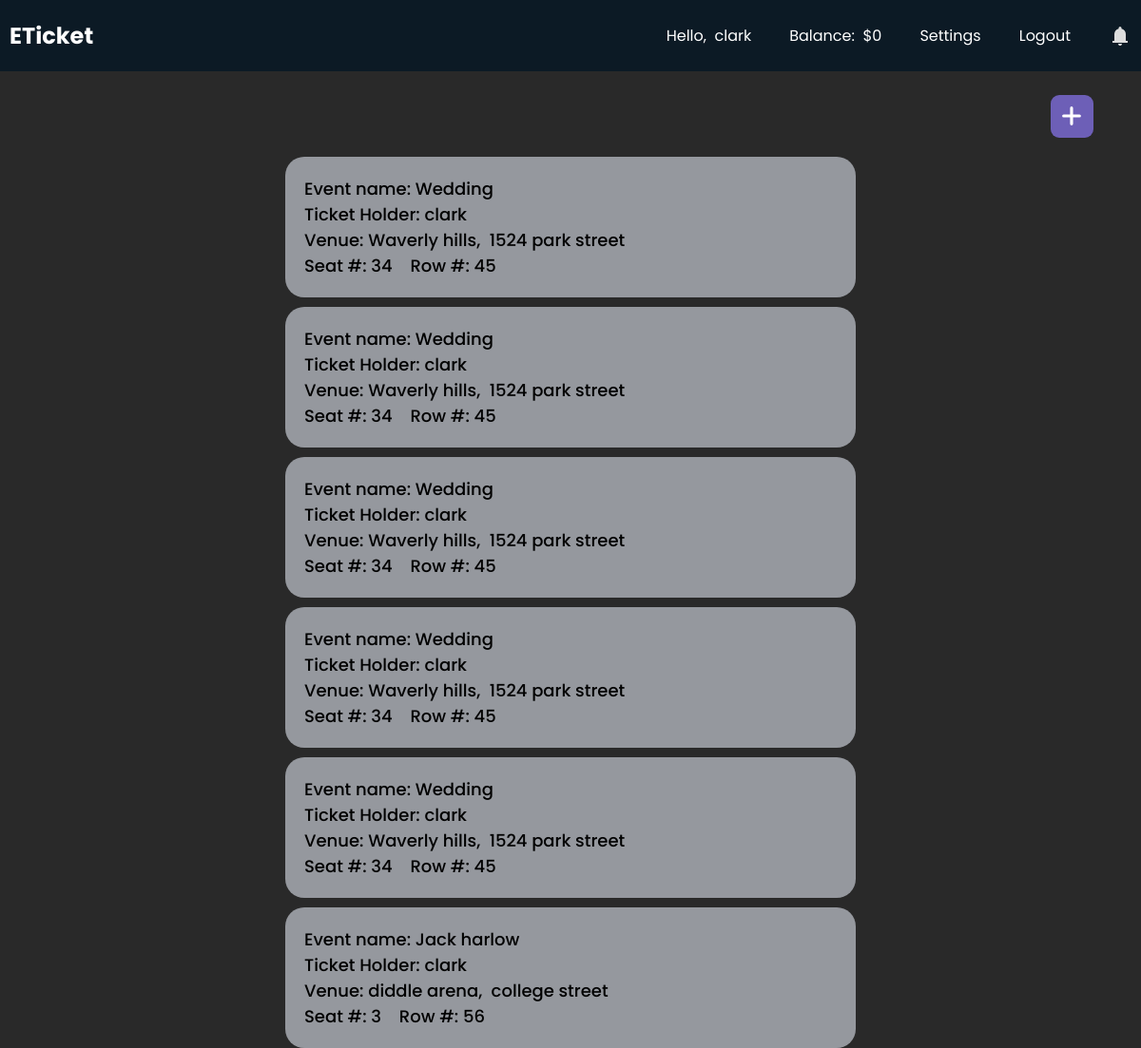
The page /eticket/ticket/ (signed in) on the database its author committed.
### eticket/models.py (models this page shows)
class Ticket(models.Model):
    id = models.IntegerField(primary_key=True)
    row = models.SmallIntegerField(default=0)
    seatNum = models.SmallIntegerField(default=0)
    event = models.ForeignKey(Event, on_delete=models.CASCADE, null=True)
    ticketHolder = models.ForeignKey(User, on_delete=models.CASCADE, null=True)

class Event(models.Model):
    id = models.UUIDField(primary_key=True, default=uuid.uuid4, editable=False)
    eventName = models.CharField(max_length=50, default="")
    host = models.ForeignKey(User, on_delete=models.CASCADE, null=True)
    venue = models.ForeignKey(Venue, on_delete=models.CASCADE, null=True)
    ticketPrice = models.DecimalField(max_digits=10, decimal_places=2, default=50)
    ticketQuantity = models.PositiveIntegerField(default=0)

class Venue(models.Model):
    id = models.UUIDField(primary_key=True, default=uuid.uuid4, editable=False)
    owner = models.ForeignKey(User, on_delete=models.CASCADE, null=True)
    name = models.CharField(max_length=100)
    location = models.CharField(max_length=100)
    capacity = models.PositiveIntegerField(default=0)

### eticket/views.py (the view, shortened to what this page needs)
# urls.py: path("ticket/", views.buyTickets, name="ticket"),
@login_required
def buyTickets(request):
    tickets = Ticket.objects.filter(ticketHolder=request.user)
    account = Account.objects.get(user=request.user)
    events = Event.objects.all()
    context = {'tickets':tickets, 'events':events}
    return render(request, "eticket/buyTicket.html", context)

### eticket/templates/eticket/buyTicket.html (shortened to what this page needs)
{% extends 'eticket/base.html' %}
{% load static %}
{% block extra_css %}
    <link rel="stylesheet" href="{% static 'css/venue.css' %}">
{% endblock %}
{% block content %}
<div id="addbtn"><svg xmlns="http://www.w3.org/2000/svg" width="12" height="12" viewBox="0 0 12 12"><path fill="white" d="M6.5 1.75a.75.75 0 0 0-1.5 0V5H1.75a.75.75 0 0 0 0 1.5H5v3.25a.75.75 0 0 0 1.5 0V6.5h3.25a.75.75 0 0 0 0-1.5H6.5V1.75Z"/></svg></div>
<div class="venue-wrapper" id="venue-wrapper">
    {% for ticket in tickets %}
        <div class="venue">
            <span>Event name: {{ticket.event.eventName}}</span>
            <span>Ticket Holder: {{ticket.ticketHolder.username}}</span>
            <span>Venue: {{ticket.event.venue.name}}, &nbsp;{{ticket.event.venue.location}}</span>
            <div>
                <span>Seat #: {{ticket.seatNum}}</span>
                <span>&nbsp;&nbsp;&nbsp;Row #: {{ticket.row}}</span>
            </div>
        </div>
    {% endfor %}
</div>
{% endblock %}

### eticket/templates/eticket/base.html (shortened to what this page needs)
<!DOCTYPE html>
<html lang="en">
    <head>
        {% load static %}
        <link rel="stylesheet" href="{% static 'css/base.css' %}">
        <link rel="stylesheet" href="https://cdnjs.cloudflare.com/ajax/libs/font-awesome/6.3.0/css/all.min.css">
        {% block extra_css %}
        {% endblock %}
    </head>
    <body>
        <header>
            <nav class="navbar">
                <h2 class="logo"><a href="{% url 'eticket:home' %}">ETicket</a></h2>
                <ul class="all-links">
                    <li id="username"><span>Hello,  {{request.user}}</span></li>
                    <li><span id="balance">Balance:  $0</span></li>
                    <li><a href="">Settings</a></li>
                    <li><a href="{% url 'users:logoutPage' %}">Logout</a></li>
                    <li id="bell-icon">
                        <svg xmlns="http://www.w3.org/2000/svg" width="24" height="24" viewBox="0 0 24 24"><path fill="currentColor" d="M4 19v-2h2v-7q0-2.075 1.25-3.688T10.5 4.2v-.7q0-.625.438-1.063T12 2q.625 0 1.063.438T13.5 3.5v.7q2 .5 3.25 2.113T18 10v7h2v2H4Zm8 3q-.825 0-1.413-.588T10 20h4q0 .825-.588 1.413T12 22Z"/></svg>
                    </li>
                </ul>
            </nav>
        </header>
        <div id="contentwrapper">
            <div id="content">
                {% block content %}
                {% endblock %}
            </div>
        </div>
    </body>
</html>

### eticket/static/css/base.css (style rules this page uses)
* { margin: 0; padding: 0; box-sizing: border-box; font-family: "Poppins", sans-serif; }
html { scroll-behavior: smooth; }
body { background: #292929; }
header { position: fixed; top: 0; left: 0; z-index: 5; width: 100%; display: flex; justify-content: center; background: #0C1A25; }
#contentwrapper { height: 100vh; padding-top: 75px; }
#content { height: calc(100%); display: flex; flex-direction: column; align-items: center; }
.navbar { display: flex; padding: 0 10px; max-width: 1200px; width: 100%; align-items: center; justify-content: space-between; }
.navbar .all-links { display: flex; align-items: center; }
.navbar .all-links li { position: relative; list-style: none; }
.navbar .logo a { display: flex; align-items: center; margin-left: 0; }
#bell-icon { display: flex; align-items: center; justify-content: center; }
header a, header span, header svg, header form { margin-left: 40px; text-decoration: none; color: #fff; height: 100%; padding: 20px 0; display: inline-block; }
#username, #balance { white-space: pre; }
header a:hover, footer a:hover, header svg { color: #ddd; }

### eticket/static/css/venue.css (style rules this page uses)
#content { display: flex; align-items: center; width: 100%; }
.venue-wrapper { display: flex; flex-direction: column; flex: 1; overflow: auto; width: 50%; margin-top: 80px; }
.venue { display: flex; flex-direction: column; width: 100%; padding: 20px; font-weight: 500; font-size: 18px; background-color: #95989e; border-radius: 20px; margin-top: 10px; }
#addbtn { position: fixed; top: 100px; right: 50px; background: #6D5FB7; padding: 10px; border-radius: 20%; display: flex; justify-content: center; align-items: center; cursor: pointer; }
#addbtn svg { height: 25px; width: 25px; }

### rows shown on the page
Ticket: event.eventName "Wedding", ticketHolder.username "clark", event.venue.name "Waverly hills", event.venue.location "1524 park street", seatNum "34", row "45"
Ticket: event.eventName "Wedding", ticketHolder.username "clark", event.venue.name "Waverly hills", event.venue.location "1524 park street", seatNum "34", row "45"
Ticket: event.eventName "Wedding", ticketHolder.username "clark", event.venue.name "Waverly hills", event.venue.location "1524 park street", seatNum "34", row "45"
Ticket: event.eventName "Wedding", ticketHolder.username "clark", event.venue.name "Waverly hills", event.venue.location "1524 park street", seatNum "34", row "45"
Ticket: event.eventName "Wedding", ticketHolder.username "clark", event.venue.name "Waverly hills", event.venue.location "1524 park street", seatNum "34", row "45"
Ticket: event.eventName "Jack harlow", ticketHolder.username "clark", event.venue.name "diddle arena", event.venue.location "college street", seatNum "3", row "56"

### other values the page prints
{{ request.user }} "clark"
